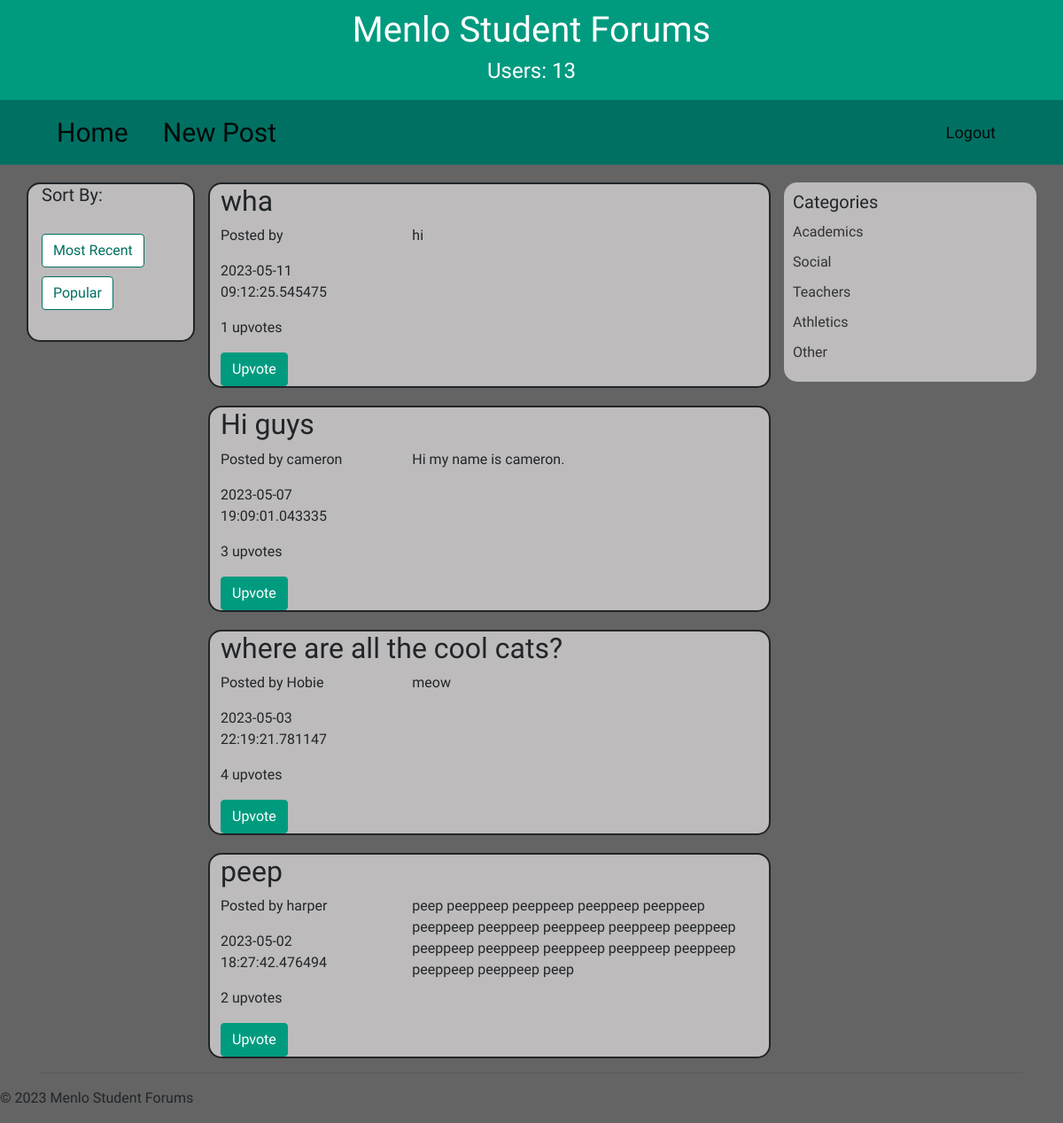
The app's page /home/social with its own data.
### models.py (models this page shows, shortened)
class Post(Base):
    __tablename__ = "posts"
    title = Column("title", TEXT, nullable=False)
    topic = Column("topic", TEXT, nullable=False)
    content = Column("content", TEXT, nullable=False)
    user_id = Column("user_id", TEXT, nullable=False)
    id = Column("id", INTEGER, primary_key=True, autoincrement=True)
    time = Column("time", TEXT, nullable=False)
    upvotes = relationship("Upvote", back_populates="post",overlaps="upvotes")
    upvoters = relationship("User", secondary="upvotes", primaryjoin="Post.id == Upvote.post_id", secondaryjoin="User.username == Upvote.upvoter_username", backref=backref("upvoted_posts", lazy="dynamic"),)
    @property
    def upvoted_usernames(self):
        return [user.username for user in self.upvoters]

### app.py (the view)
@app.route('/home/social')
def social():
    posts = db_session.query(Post).where(Post.topic =='social').order_by(Post.time.desc()).all()
    session['count_users'] = db_session.query(User).count()
    session["page"]="social"
    return render_template("home.html", posts=posts)

### templates/home.html (shortened to what this page needs)
{% set active_page = "home" %}
{% extends "base.html" %}
{% block content %}
<nav class="navbar navbar-expand-lg navbar-light">
    <div class="container">
      <a class="navbar-brand homenavbar nav-left-buttons" href="/home">Home</a>
      <a class="navbar-brand nav-left-buttons mr-auto" href="/newpost">New Post</a>
      <div class=" justify-content-end">
        <ul class="navbar-nav">
          <li class="nav-item ml-auto">
            <a class="navbar-brand" href="/logout">Logout {{session["username"]}}</a>
          </li>
        </ul>
      </div>
    </div>
  </nav>
<div class="container">
    <div class="row">
        <div class="col-md-2 sortby">
            <h4>Sort By:</h4>
            <br>
            <a class="btn btn-default" href="/home/recent">Most Recent</a>
            <br>
            <a class="btn btn-default" href="/home/popular">Popular</a>
        </div>
        <div class="col-md-7">
            {% for post in posts %}
                <div class="post" id="post{{post.id}}">
                    <h2 class="post-title">{{ post.title }}</h2>
                    <div class="row">
                        <div class="col-md-4">
                            <p class="post-info">Posted by {{ post.user_id }}</p>
                            <p>{{ post.time }}</p>
                            <p class="post-stats">{{ post.upvotes|length }} upvotes</p>
                            {%if session["username"] in post.upvoted_usernames%}
                                <button type="submit" class="btn btn-primary disabled-submit-button">Upvote</button>
                            {%else%}
                                <form method="POST" action="/upvote">
                                    <button type="submit" class="btn btn-primary upvote-btn">Upvote</button>
                                </form>
                            {%endif%}
                        </div>
                        <div class="col-md-8">
                            <div class="post-content">
                                <p>{{ post.content }}</p>
                            </div>
                        </div>
                    </div>
                </div>
            {% endfor %}
        </div>
        <div class="col-md-3 categories">
            <h3>Categories</h3>
            <ul>
                <li><a href="/home/academics">Academics</a></li>
                <li><a href="/home/social">Social</a></li>
                <li><a href="/home/teachers">Teachers</a></li>
                <li><a href="/home/athletics">Athletics</a></li>
                <li><a href="/home/other">Other</a></li>
            </ul>
        </div>
    </div>
    <hr>
</div>
{%endblock%}

### static/styles/style.css (style rules this page uses)
body { background-color: #646464; font-family: 'Jura', sans-serif; }
.btn-primary { background-color: #009B7F; border-color: #009B7F; }
.navbar { background-color: #007062; color: #FFFFFF; }
.navbar a { color: #FFFFFF; display: inline-block; padding: 2px 4px; border-radius: 5px; }
.nav-left-buttons { align-self: left; }
.homenavbar { padding-right: 3vw; }
.navbar-brand { font-family: 'Jura', sans-serif; font-size: 30px; color: #FFF; margin-left: 15px; }
.navbar-nav li a { font-size: 18px; color: #FFF; padding: 15px; }
.sortby h4 { font-family: 'Jura', sans-serif; font-size: 20px; }
.sortby a { margin-right: 10px; margin-bottom: 10px; background-color: #FFF; color: #007062; border-color: #007062; }
.sortby { border:#212529 2px solid; background-color: #bdbbbb; max-height: 180px; margin-top:20px; border-radius:15px; }
.post { border:#212529 2px solid; margin-top:20px; padding-left:1vw; border-radius: 15px; background-color: #bdbbbb; }
.post-content p { margin-bottom: 0; }
.categories { background-color: #bdbbbb; padding: 10px; margin-top: 20px; border-radius: 15px; max-height: 225px; }
.categories h3 { font-size: 20px; margin-top: 0; margin-bottom: 10px; }
.categories ul { list-style: none; padding: 0; margin: 0; }
.categories li { margin-bottom: 10px; }
.categories a { color: #333333; text-decoration: none; }

### records on screen
Post: title "wha", time "2023-05-11 09:12:25.545475", upvotes|length "1", content "hi"
Post: title "Hi guys", user_id "cameron", time "2023-05-07 19:09:01.043335", upvotes|length "3", content "Hi my name is cameron."
Post: title "where are all the cool cats?", user_id "Hobie", time "2023-05-03 22:19:21.781147", upvotes|length "4", content "meow"
Post: title "peep", user_id "harper", time "2023-05-02 18:27:42.476494", upvotes|length "2", content "peep peeppeep peeppeep peeppeep peeppeep peeppeep peeppeep peeppeep peeppeep peeppeep peeppeep peeppeep peeppeep peeppeep peeppeep peeppeep peeppeep peep"

### other values on screen
{{ session["count_users"] }} "13"
